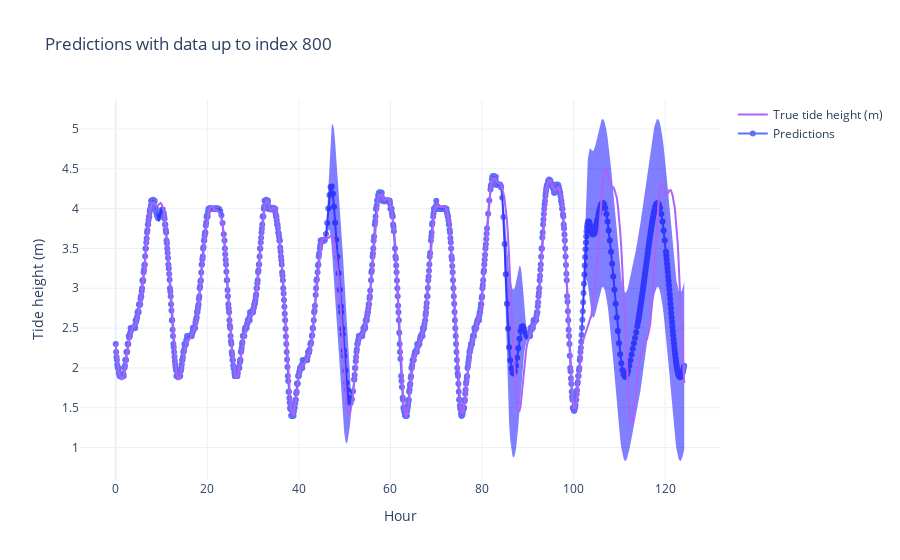

Source (notebook cell):
### Code cell
idx = 800
mean, cov = get_sequential_pred(idx)
fig = plot_gp(x, mean, abs(np.diag(cov))**0.5)
fig.add_trace(
    go.Scatter(x=x, y=data["True tide height (m)"], name="True tide height (m)")
)
fig.update_layout(xaxis_title='Hour', yaxis_title='Tide height (m)', title=f'Predictions with data up to index {idx}')

### Figure 1 — Plotly figure (JSON) as saved in the notebook; plotly's stock layout.template omitted (floating-point values rounded to 4 significant figures; data arrays with more than 128 entries replaced by an {"elided": "..."} marker saying what was removed)
{"data": [{"mode": "markers+lines", "name": "Predictions", "type": "scatter", "x": {"elided": "1258 float values"}, "y": {"elided": "1258 float values"}}, {"line": {"color": "blue", "width": 0}, "showlegend": false, "type": "scatter", "x": {"elided": "1258 float values"}, "y": {"elided": "1258 float values"}}, {"fill": "tonexty", "line": {"color": "blue", "width": 0}, "showlegend": false, "type": "scatter", "x": {"elided": "1258 float values"}, "y": {"elided": "1258 float values"}}, {"name": "True tide height (m)", "type": "scatter", "x": {"elided": "1258 float values"}, "y": {"elided": "1258 float values"}}], "layout": {"title": {"text": "Predictions with data up to index 800"}, "xaxis": {"title": {"text": "Hour"}}, "yaxis": {"title": {"text": "Tide height (m)"}}}}
